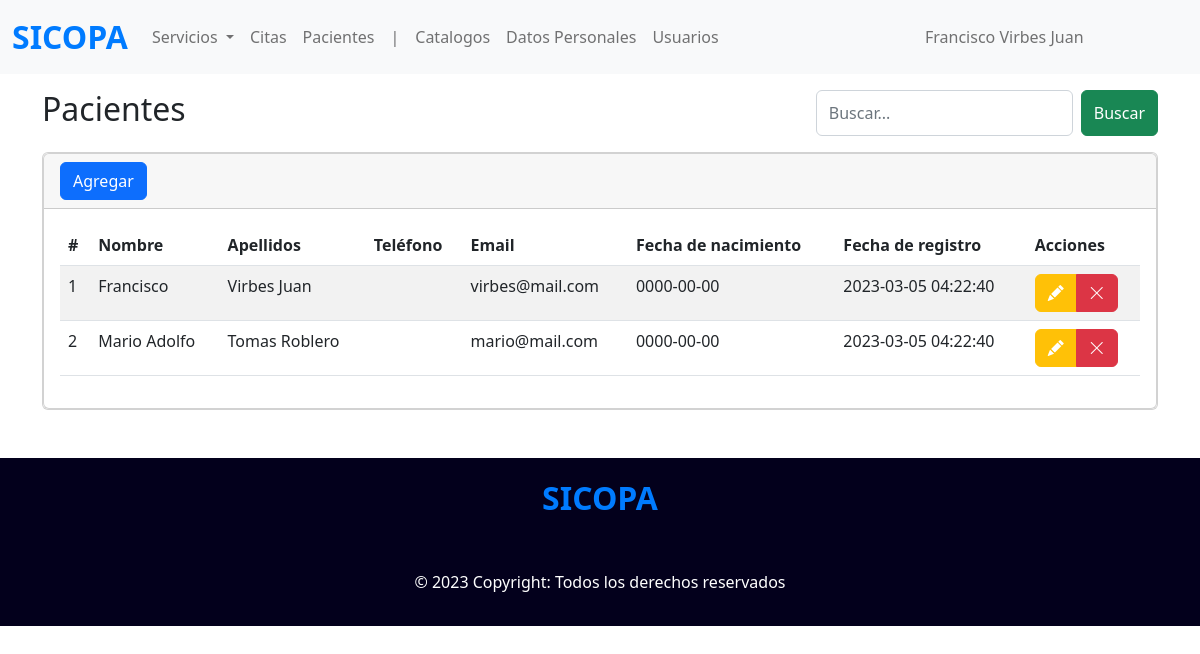
Screenshot of /pacientes (signed in) with the database file from the repository.
### tables this page shows
CREATE TABLE paciente (
	id_paciente INT PRIMARY KEY AUTO_INCREMENT NOT NULL,
    nombre VARCHAR(30) NOT NULL,
    apellidos VARCHAR(50) NOT NULL,
    fec_nac DATE NOT NULL,
    tel VARCHAR(30) NOT NULL,
    email VARCHAR(50), 
    password VARCHAR(120),
        
    fecha_registro TIMESTAMP DEFAULT CURRENT_TIMESTAMP
);

### index.php (called while the page is built, shortened)
<?php
require_once 'controllers/patient.controller.php';
require_once 'models/patient.model.php';
include 'views/templates/layout.php';

### models/connection.php (called while the page is built)
<?php
class Conexion {
    static public function conectar() {
        $link = new PDO('mysql:host=localhost;dbname=sicopa', 'root', '');
        $link -> exec('set names utf8');
        return $link;
    }
}

### models/patient.model.php (called while the page is built, shortened)
<?php
require_once 'connection.php';
class PatientModel{
    public static function getPatients(){
        $sql = 'SELECT * FROM paciente';
        $stmt = Conexion::conectar() -> prepare ($sql);
        $stmt -> execute();
        return $stmt -> fetchAll(PDO::FETCH_ASSOC);
    }
}

### controllers/patient.controller.php (called while the page is built, shortened)
<?php
class PatientController {
    public static function getPatients() {
        return PatientModel::getPatients();
    }
}

### views/modules/pacientes.php (the view, shortened to what this page needs)
<section class="container">
    <div class="mt-3 buscador">
        <h2>Pacientes</h2>
        <form class="d-flex">
            <input class="form-control me-2" type="search" placeholder="Buscar..." aria-label="Search">
            <button class="btn btn-success" type="submit">Buscar</button>
        </form>
    </div>
    <div class="mt-3 card">
        <div class="card">
            <div class="card-header">
                <button type="button" class="btn btn-primary" data-bs-toggle="modal" data-bs-target="#exampleModal">
                    Agregar
                </button>
            </div>
            <div class="card-body">
                <div class="table-responsive">
                    <table class="table table-striped" id="table">
                        <thead>
                            <tr>
                                <th scope="col">#</th>
                                <th>Nombre</th>
                                <th>Apellidos</th>
                                <th>Teléfono</th>
                                <th>Email</th>
                                <th>Fecha de nacimiento</th>
                                <th>Fecha de registro</th>
                                <th>Acciones</th>
                            </tr>
                        </thead>
                        <tbody>
                            <?php
                        $patients = PatientController::getPatients();
                        foreach ($patients as $patient) { ?>
                                <tr>
                                <td scope="row"><?php echo $patient['id_paciente']; ?></td>
                                <td><?php echo $patient['nombre']; ?></td>
                                <td><?php echo $patient['apellidos']; ?></td>
                                <td><?php echo $patient['tel']; ?></td>
                                <td><?php echo $patient['email']; ?></td>
                                <td><?php echo $patient['fec_nac']; ?></td>
                                <td><?php echo $patient['fecha_registro']; ?></td>
                                <td>
                                    <div class="btn-group" role="group" aria-label="Basic mixed styles example">
                                        <button type="button" class="btn btn-warning">
                                            <i class='bi bi-pencil-fill text-white'></i>
                                        </button>
                                        <a href="eliminar/<?php echo $patient['id_paciente'] ?>" class="btn btn-danger" name="eliminar">
                                            <i class='bi bi-x-lg'></i>
                                        </a>
                                    </div>
                                </td>
                                </tr>
                            <?php } ?>
                        </tbody>
                    </table>
                </div>
            </div>
        </div>
    </div>
</section>

### views/css/estilos.css (style rules this page uses)
@media (min-width: 768px) { .buscador { display: flex; justify-content: space-between; } }

### rows the page displays
paciente: id_paciente "1", nombre "Francisco", apellidos "Virbes Juan", email "virbes@mail.com", fec_nac "0000-00-00", fecha_registro "2023-03-05 04:22:40"
paciente: id_paciente "2", nombre "Mario Adolfo", apellidos "Tomas Roblero", email "mario@mail.com", fec_nac "0000-00-00", fecha_registro "2023-03-05 04:22:40"

### other values shown
$_SESSION["nombre"] "Francisco"
$_SESSION["apellidos"] "Virbes Juan"
